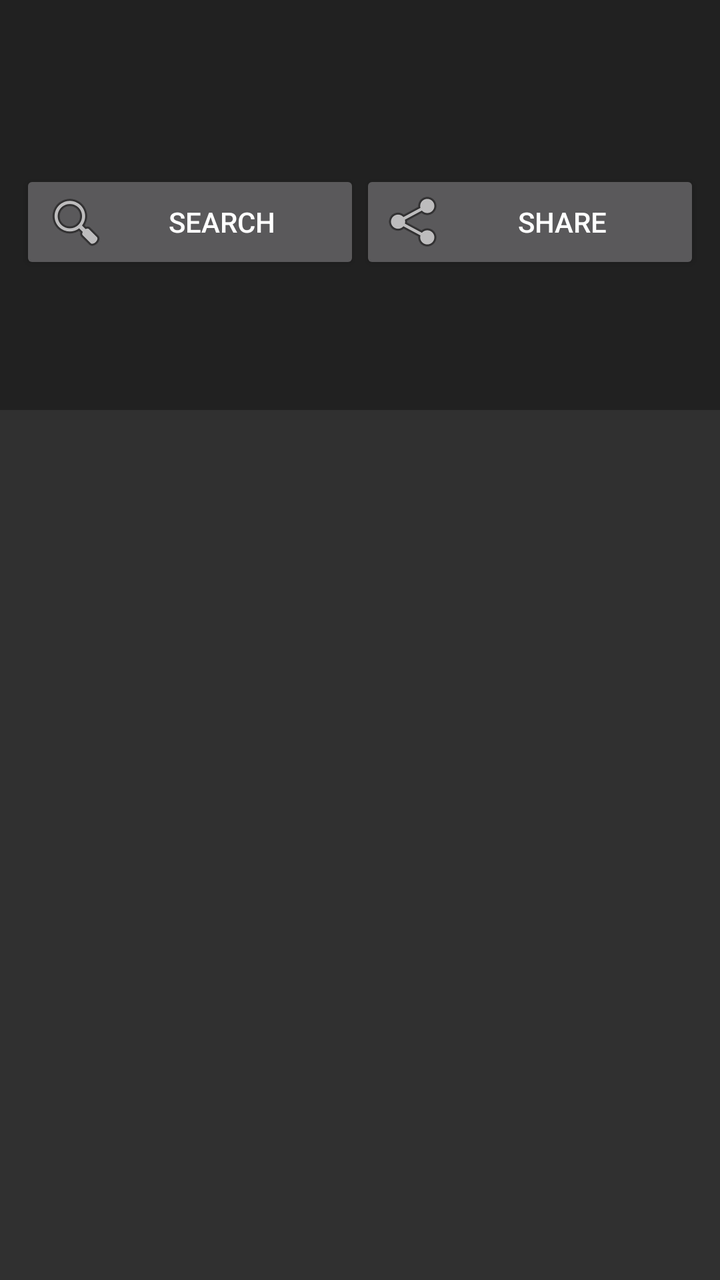
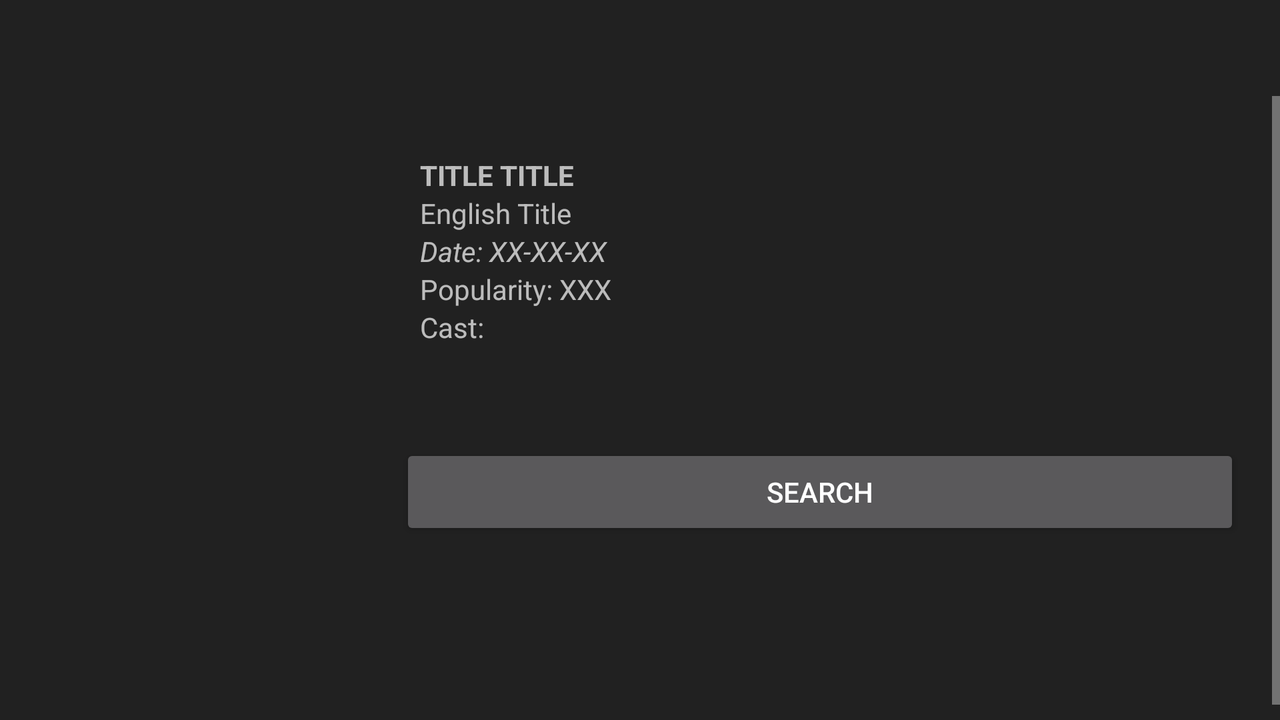

One screen, two layout resources from the same app: the default and the author's alternative for another configuration. Each is rendered where Android would select it; the XML of both is given below.
<!-- AndroidManifest.xml: application theme Theme.AppCompat.NoActionBar -->
<!-- res/layout/activity_detail.xml -->
<?xml version="1.0" encoding="utf-8"?>
<LinearLayout
    xmlns:android="http://schemas.android.com/apk/res/android"
    xmlns:tools="http://schemas.android.com/tools"
    tools:context="com.amargodigits.movies.MainActivity"
    android:layout_width="match_parent"
    android:layout_height="match_parent">
<android.support.design.widget.AppBarLayout
    android:layout_width="match_parent"
    android:layout_height="wrap_content">
    <android.support.v7.widget.Toolbar
        android:id="@+id/toolbar"
        android:layout_width="match_parent"
        android:layout_height="?android:attr/actionBarSize" />
    <ScrollView
        android:id="@+id/mainScroll"
        android:layout_width="fill_parent"
        android:layout_height="fill_parent">
        <LinearLayout
            android:layout_width="match_parent"
            android:layout_height="wrap_content"
            android:orientation="vertical"
            android:padding="10dp">
            <LinearLayout
                android:layout_width="match_parent"
                android:layout_height="match_parent"
                android:orientation="horizontal">
                <ImageView
                    android:id="@+id/image_iv"
                    android:layout_width="200dp"
                    android:layout_height="wrap_content"
                    android:adjustViewBounds="true"
                    android:contentDescription="@string/movie_picture_content_description"
                    android:scaleType="fitXY" />
                <include layout="@layout/detail_infoblock" />
            </LinearLayout>
            <TextView
                android:id="@+id/overview"
                android:layout_width="wrap_content"
                android:layout_height="wrap_content" />
            <LinearLayout
                android:orientation="horizontal"
                android:layout_width="match_parent"
                android:layout_height="wrap_content"
                android:gravity="bottom">
                <Button
                    android:id="@+id/search_button"
                    android:layout_width="0dp"
                    android:layout_weight="1"
                    android:layout_height="wrap_content"
                    android:drawableStart="@android:drawable/ic_menu_search"
                    android:text="@string/search" />

                <Button
                    android:id="@+id/share_button"
                    android:layout_width="0dp"
                    android:layout_weight="1"
                    android:layout_height="wrap_content"
                    android:drawableStart="@android:drawable/ic_menu_share"
                    android:text="@string/share" />
            </LinearLayout>
            <TextView
                android:id="@+id/videosTxt"
                android:layout_width="wrap_content"
                android:layout_height="wrap_content"
                android:padding="10dp" />
            <TextView
                android:id="@+id/reviewsTxt"
                android:layout_width="wrap_content"
                android:layout_height="wrap_content" />
        </LinearLayout>
    </ScrollView>
</android.support.design.widget.AppBarLayout>
</LinearLayout>
<!-- res/layout/detail_infoblock.xml (included above) -->
<?xml version="1.0" encoding="utf-8"?>
<LinearLayout xmlns:android="http://schemas.android.com/apk/res/android"
    android:layout_width="match_parent"
    android:layout_height="match_parent"
    android:orientation="vertical"
    android:padding="10dp">
    <TextView
        android:id="@+id/originalTitle"
        style="@style/DetailText"
        android:textAllCaps="true"
        android:textStyle="bold"
        android:text="Title Title"
        />
    <TextView
        android:id="@+id/englishTitle"
        style="@style/DetailText"
        android:text="English Title"
        />
    <TextView
        android:id="@+id/releaseDate"
        style="@style/DetailText"
        android:text="Date: XX-XX-XX"
        android:textStyle="italic" />

    <TextView
        android:id="@+id/popularity"
        style="@style/DetailText"
        android:text="Popularity: XXX"/>
    <TextView
        android:id="@+id/castTxt"
        style="@style/DetailText"
        android:text="Cast:"/>


    
    
    
    
    
        
        
        
        
        

    
        
        
        
        
        
        



</LinearLayout>
<!-- resources referenced by this layout -->
<resources>
  <string name="movie_picture_content_description">Movie picture</string>
  <string name="search">Search</string>
  <string name="share">Share</string>
  <style name="DetailText">
          <item name="android:layout_height">wrap_content</item>
          <item name="android:layout_width">wrap_content</item>
          <item name="preferenceTheme">@style/PreferenceThemeOverlay</item>
      </style>
</resources>
<!-- res/layout-land/activity_detail.xml (the author's variant of the layout above) -->
<!-- drawn on the phone turned sideways -->
<?xml version="1.0" encoding="utf-8"?>
<LinearLayout
    xmlns:android="http://schemas.android.com/apk/res/android"
    xmlns:tools="http://schemas.android.com/tools"
    tools:context="com.amargodigits.movies.MainActivity"
    android:layout_width="match_parent"
    android:layout_height="match_parent">
    <android.support.design.widget.AppBarLayout
        android:layout_width="match_parent"
        android:layout_height="wrap_content"
        >
        <android.support.v7.widget.Toolbar
            android:id="@+id/toolbar"
            android:layout_width="match_parent"
            android:layout_height="?attr/actionBarSize" />
<ScrollView
    android:id="@+id/mainScroll"
    android:layout_width="fill_parent"
    android:layout_height="fill_parent"
    >
<LinearLayout
    android:orientation="vertical"
    android:layout_width="match_parent"
    android:layout_height="wrap_content">
    <LinearLayout
        android:layout_width="match_parent"
        android:layout_height="wrap_content"
        android:orientation="horizontal"
        android:padding="10dp">
        <ImageView
            android:id="@+id/image_iv"
            android:layout_width="180dp"
            android:layout_height="match_parent"
            android:adjustViewBounds="true"
            android:contentDescription="@string/movie_picture_content_description"
            android:scaleType="fitXY" />
        <LinearLayout
            android:layout_width="match_parent"
            android:layout_height="wrap_content"
            android:orientation="vertical"
            android:padding="10dp">
            <include layout="@layout/detail_infoblock" />
            <TextView
                android:id="@+id/overview"
                android:layout_width="wrap_content"
                android:layout_height="wrap_content"
                android:padding="10dp" />

            <Button
                android:id="@+id/search_button"
                android:layout_width="match_parent"
                android:layout_height="wrap_content"
                android:text="@string/search" />
        </LinearLayout>
    </LinearLayout>
    <TextView
        android:id="@+id/videosTxt"
        android:layout_width="wrap_content"
        android:layout_height="wrap_content"
        android:padding="10dp" />
    <TextView
        android:id="@+id/reviewsTxt"
        android:layout_width="wrap_content"
        android:layout_height="match_parent"
        android:padding="10dp" />
</LinearLayout>
</ScrollView>
    </android.support.design.widget.AppBarLayout>
</LinearLayout>
<!-- resources referenced by the variant -->
<!-- as the phone turned sideways resolves them -->
<resources>
  <string name="movie_picture_content_description">Movie picture</string>
  <string name="search">Search</string>
  <style name="DetailText">
          <item name="android:layout_height">wrap_content</item>
          <item name="android:layout_width">wrap_content</item>
          <item name="preferenceTheme">@style/PreferenceThemeOverlay</item>
      </style>
</resources>
